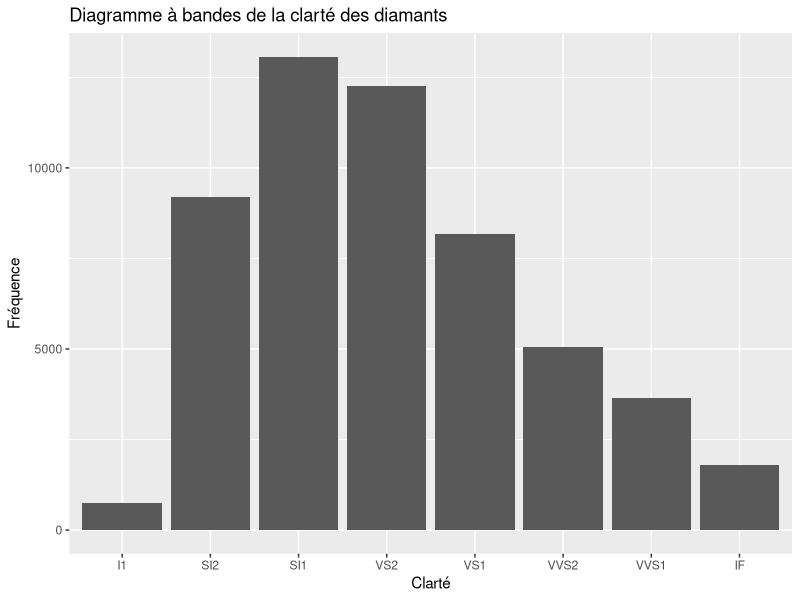
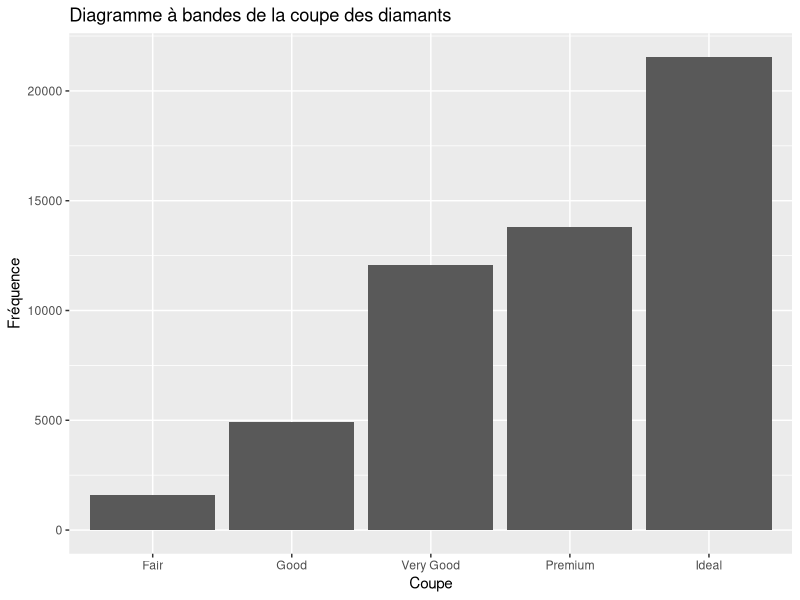
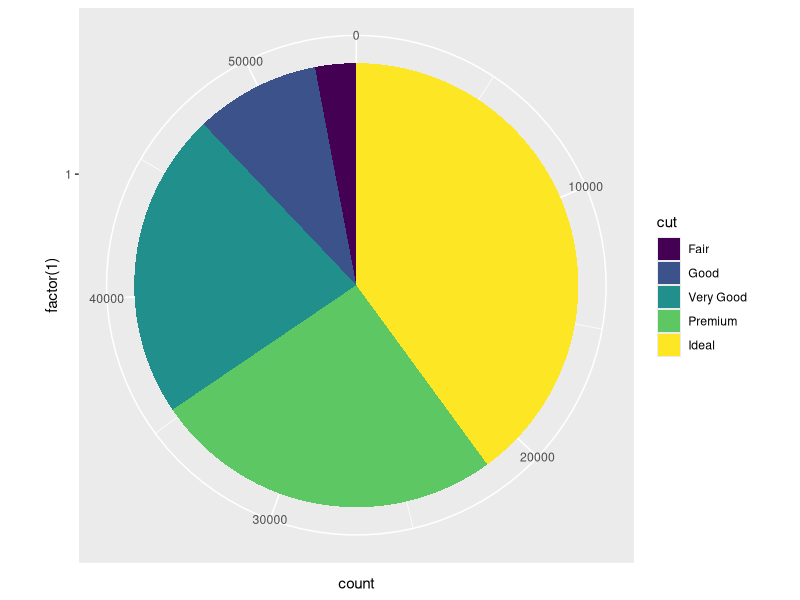
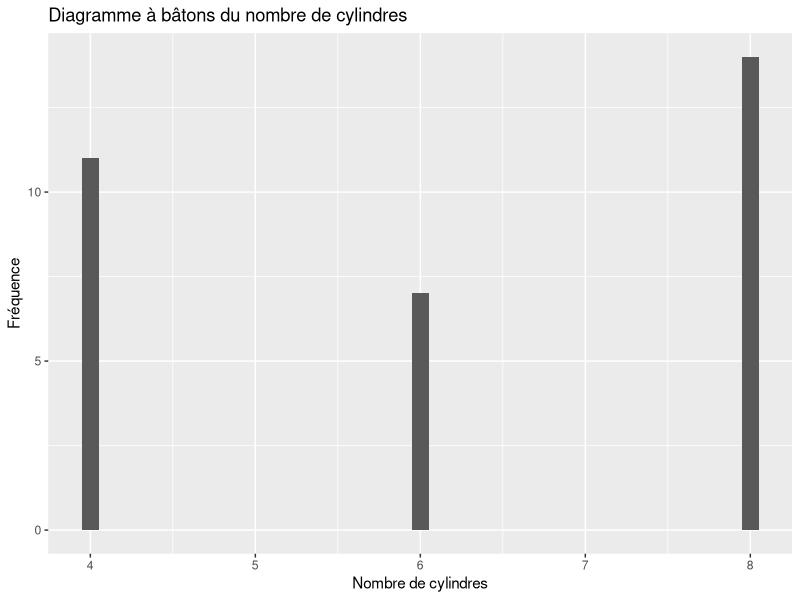
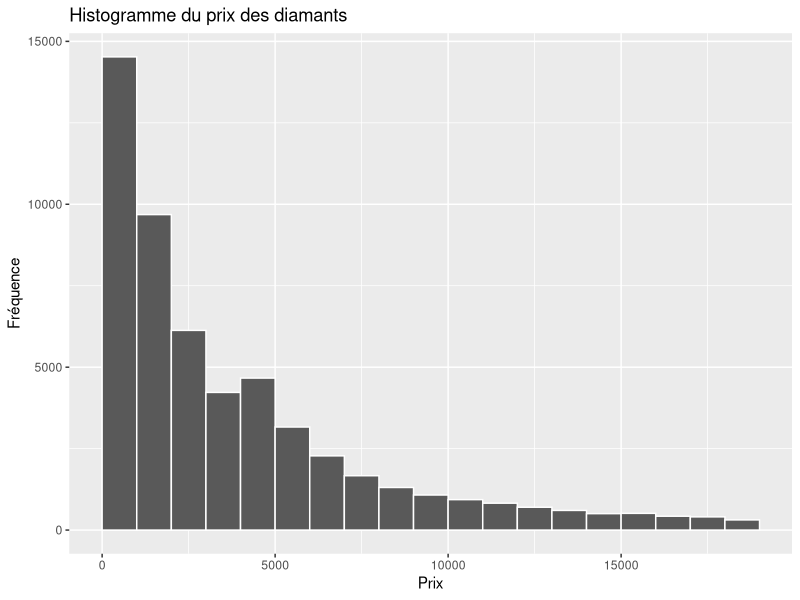
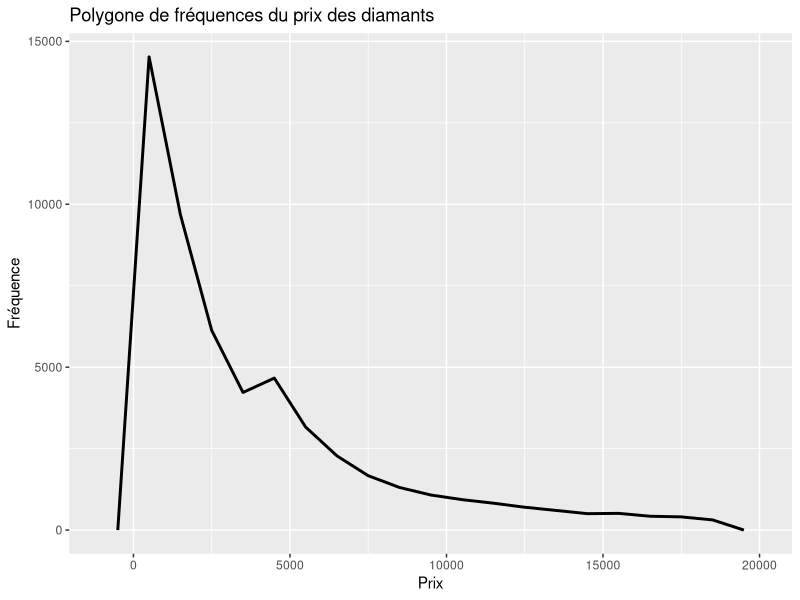
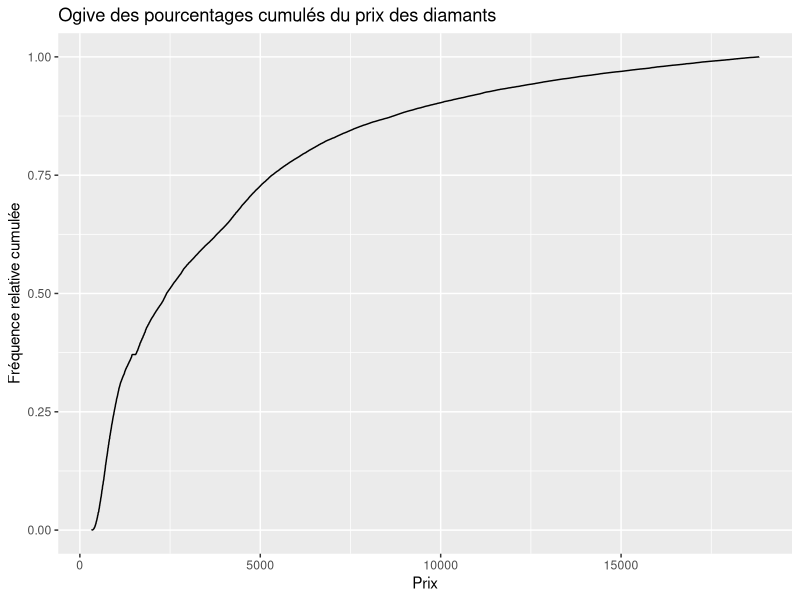
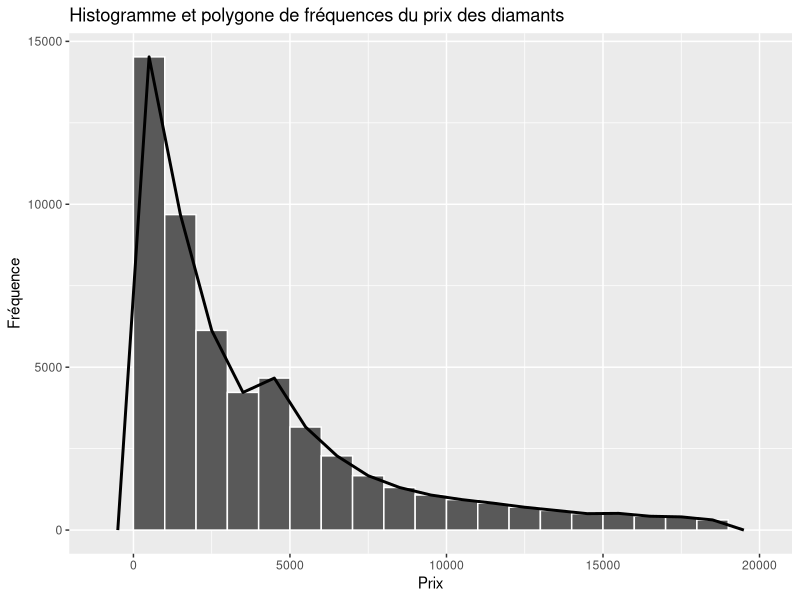

Write R code to recreate these figures, in order.
## ---- chunk 1
tabfreq <- function(x)
{
  library(knitr)
  
  mytable <- table(x)
  freq <- data.frame(mytable)
  freq_rel <- data.frame(prop.table(mytable))[2]
  freq_rel_cum <- data.frame(cumsum(prop.table(mytable)))[,1]
  
  tabfreq <- cbind(freq,freq_rel,freq_rel_cum)
  
  totalN <- sum(tabfreq[,2])
  totalF <- sum(tabfreq[,3])
  ligne <- data.frame("Total",totalN,totalF,1.0)
  names(ligne) <- colnames(tabfreq)
  tabfreq <-  rbind(tabfreq,ligne)

  
  colnames(tabfreq)<-c(deparse(substitute(x)),
                       "Fréquence",
                       "Fréquence relative",
                       "Fréquence relative cumulée")
  
  return(kable(tabfreq,digits=3,align=c("l","c","c","c")))
}
## ---- chunk 2
library(dplyr)
library(ggplot2)
library(knitr)
## ---- chunk 3
mtcars
## ---- chunk 4
tabfreq(diamonds$cut)
## ---- chunk 5
tabfreq(diamonds$clarity)
## ---- chunk 6
ggplot(diamonds, aes(clarity)) + geom_bar() +
  labs(
    x = "Clarté", 
    y = "Fréquence", 
    title = "Diagramme à bandes de la clarté des diamants")
## ---- chunk 7
ggplot(diamonds, aes(cut)) + geom_bar() +
  labs(
    x = "Coupe", 
    y = "Fréquence", 
    title = "Diagramme à bandes de la coupe des diamants")
## ---- chunk 8
ggplot(diamonds, aes(x = factor(1), fill = cut)) + 
  geom_bar() +
  coord_polar(theta = "y")
## ---- chunk 9
tabfreq(mtcars$cyl)
## ---- chunk 10
range(diamonds$carat)
## ---- chunk 11
carat_class = cut(diamonds$carat,
                  breaks = seq(from = 0, to = 6, by = 1),
                  right = FALSE)
tabfreq(carat_class)
## ---- chunk 12
ggplot(mtcars, aes(cyl)) + 
  geom_bar(width = 0.1) + 
  labs(
    x = "Nombre de cylindres", 
    y = "Fréquence", 
    title = "Diagramme à bâtons du nombre de cylindres")
## ---- chunk 13
ggplot(diamonds, aes(price)) + 
  geom_histogram(color = "white",binwidth = 1000, center = 500) +
  labs(
    x = "Prix", 
    y = "Fréquence", 
    title = "Histogramme du prix des diamants")
## ---- chunk 14
ggplot(diamonds, aes(price)) + 
  geom_freqpoly(size = 1,binwidth = 1000, center = 500) + 
  labs(
    x = "Prix", 
    y = "Fréquence", 
    title = "Polygone de fréquences du prix des diamants")
## ---- chunk 15
ggplot(diamonds, aes(price)) + 
  stat_ecdf(pad = FALSE) + 
  labs(
    x = "Prix", 
    y = "Fréquence relative cumulée", 
    title = "Ogive des pourcentages cumulés du prix des diamants")
## ---- chunk 16
ggplot(diamonds, aes(price)) + 
  geom_histogram(color = "white",,binwidth = 1000, center = 500) + 
  geom_freqpoly(size = 1,,binwidth = 1000, center = 500) + 
  labs(
    x = "Prix", 
    y = "Fréquence", 
    title = "Histogramme et polygone de fréquences du prix des diamants")
